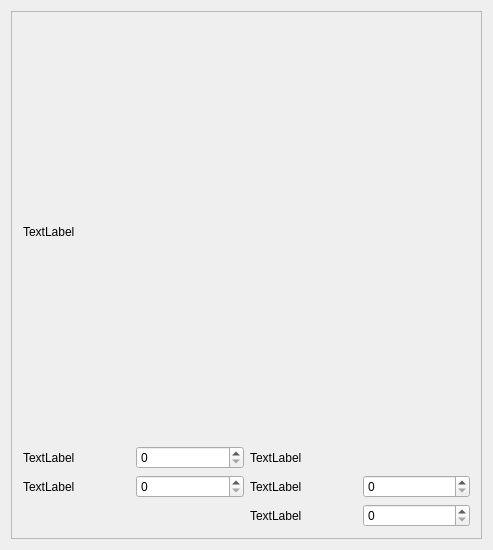
<?xml version="1.0" encoding="UTF-8"?>
<ui version="4.0">
 <class>CharacterWidget</class>
 <widget class="QWidget" name="CharacterWidget">
  <property name="geometry">
   <rect>
    <x>0</x>
    <y>0</y>
    <width>493</width>
    <height>550</height>
   </rect>
  </property>
  <property name="windowTitle">
   <string>CharacterWidget</string>
  </property>
  <layout class="QVBoxLayout" name="verticalLayout">
   <item>
    <widget class="QFrame" name="frame">
     <property name="frameShape">
      <enum>QFrame::StyledPanel</enum>
     </property>
     <property name="frameShadow">
      <enum>QFrame::Raised</enum>
     </property>
     <layout class="QGridLayout" name="gridLayout">
      <item row="0" column="0">
       <widget class="QLabel" name="heading">
        <property name="text">
         <string>TextLabel</string>
        </property>
       </widget>
      </item>
      <item row="4" column="3">
       <widget class="QLabel" name="geistWissLabel">
        <property name="text">
         <string>TextLabel</string>
        </property>
       </widget>
      </item>
      <item row="3" column="3">
       <widget class="QLabel" name="weltWissLabel">
        <property name="text">
         <string>TextLabel</string>
        </property>
       </widget>
      </item>
      <item row="4" column="4">
       <widget class="QSpinBox" name="geistWissValue"/>
      </item>
      <item row="3" column="4">
       <widget class="QSpinBox" name="weltWissValue"/>
      </item>
      <item row="2" column="3">
       <widget class="QLabel" name="ritualSpezialisierungLabel">
        <property name="text">
         <string>TextLabel</string>
        </property>
       </widget>
      </item>
      <item row="2" column="0">
       <widget class="QLabel" name="willeLabel">
        <property name="text">
         <string>TextLabel</string>
        </property>
       </widget>
      </item>
      <item row="3" column="0">
       <widget class="QLabel" name="runenZeichnenLabel">
        <property name="text">
         <string>TextLabel</string>
        </property>
       </widget>
      </item>
      <item row="3" column="1">
       <widget class="QSpinBox" name="runenZeichnenValue"/>
      </item>
      <item row="2" column="1">
       <widget class="QSpinBox" name="willeValue"/>
      </item>
     </layout>
    </widget>
   </item>
  </layout>
 </widget>
 <layoutdefault spacing="6" margin="11"/>
 <resources/>
 <connections/>
</ui>
